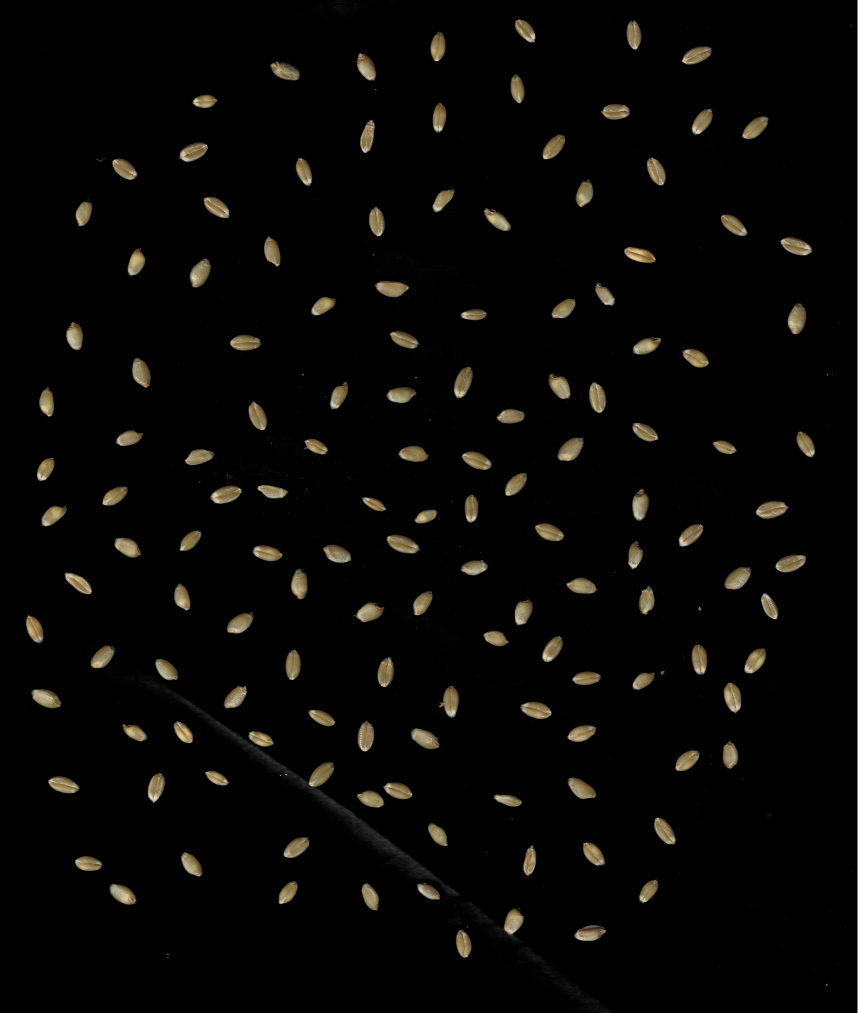
#> input picture Automatic Approval/CNCC/Image/Winter wheat 1.jpg, 4287 x 5064 px, found by its file name (shown at 1/5 size); its folder holds only this picture in this run
$ python 'Image approval.py'
#> lines starting #> are read from the running program, lines starting #| are printed output that depends on the picture; after the words box and inside, x2 and y2 are one past the last pixel; in counts of white or black regions, pixels touching at a corner belong together
import pandas as pd
import os
import cv2
from skimage.filters import median
from scipy.ndimage import gaussian_filter


columns = ["Image N", "Ble dur", "Avoine", "Orge", "Triticale", "Ble tendre", "Total"]
df = pd.DataFrame(columns=columns)
files = os.listdir("image")
print(files)
for i, file in enumerate(files):
    filepath = os.path.join("image", file)
    print(filepath)
    image = cv2.imread(filepath)
#> image is the input picture: shape (5064, 4287, 3); mean B, G, R 5.1, 6.9, 7.7
    # Convert the image to grayscale
    gray = cv2.cvtColor(image, cv2.COLOR_BGR2GRAY)
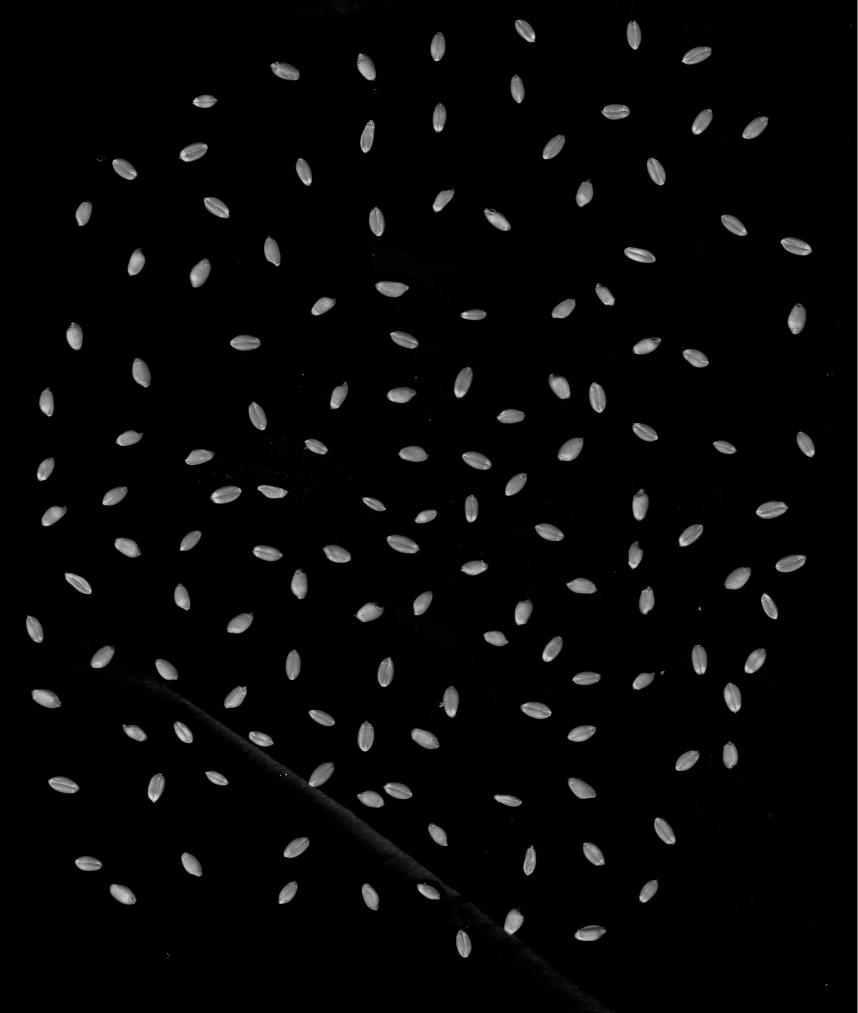
#> gray: shape (5064, 4287) (shown at 1/5 size); min 0, max 255, mean 6.9

    filtered_image_median = median(gray, behavior='adaptive', mode='reflect')

    # Apply adaptive Gaussian filter
    filtered_image_guassian = gaussian_filter(filtered_image_median, sigma=3)

    # Apply Otsu's method to automatically determine the threshold value
    thresh_val, thresh_img = cv2.threshold(filtered_image_guassian, 0, 255, cv2.THRESH_BINARY + cv2.THRESH_OTSU)
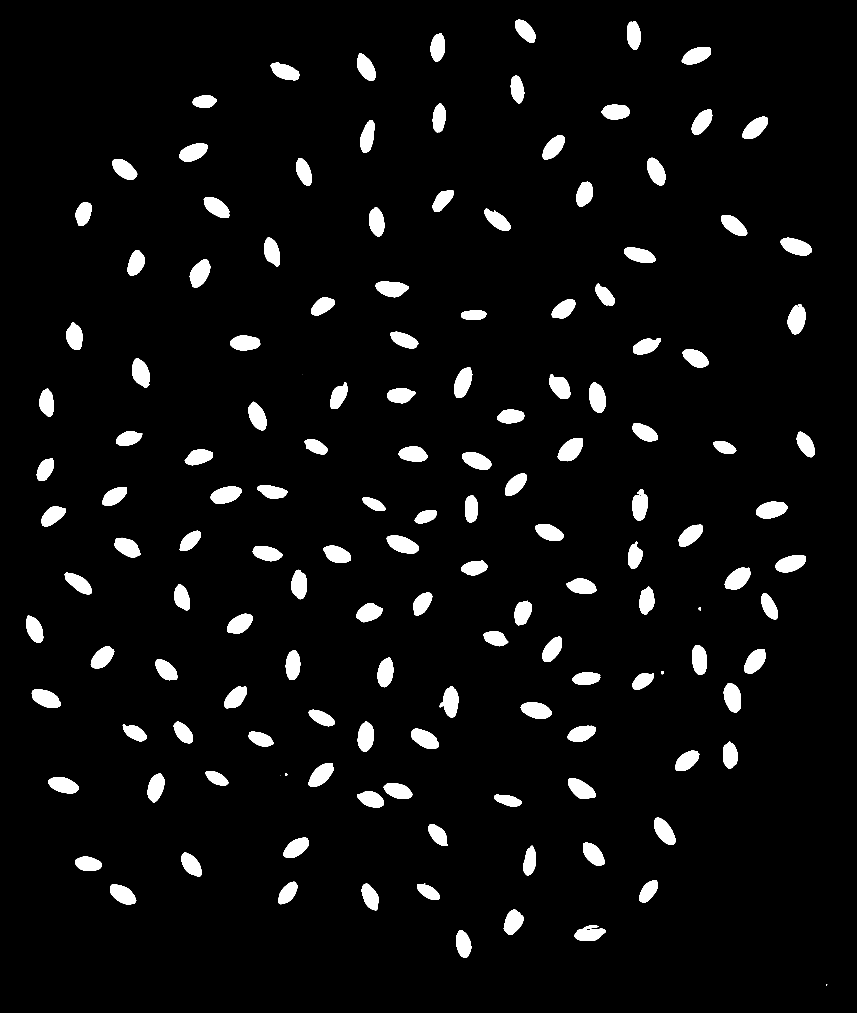
#> thresh_img: shape (5064, 4287) (shown at 1/5 size); 5% white; 147 white regions (3 under 20 px), largest, box (x1, y1, x2, y2) and area: (2789, 2191, 2915, 2306) 9901, (3780, 2509, 3940, 2593) 9848, (1934, 2677, 2095, 2767) 9785
#> thresh_val = 61

    # Use the optimal threshold for Canny edge detection
    edges = cv2.Canny(filtered_image_guassian, threshold1=0.5 * thresh_val, threshold2=thresh_val)
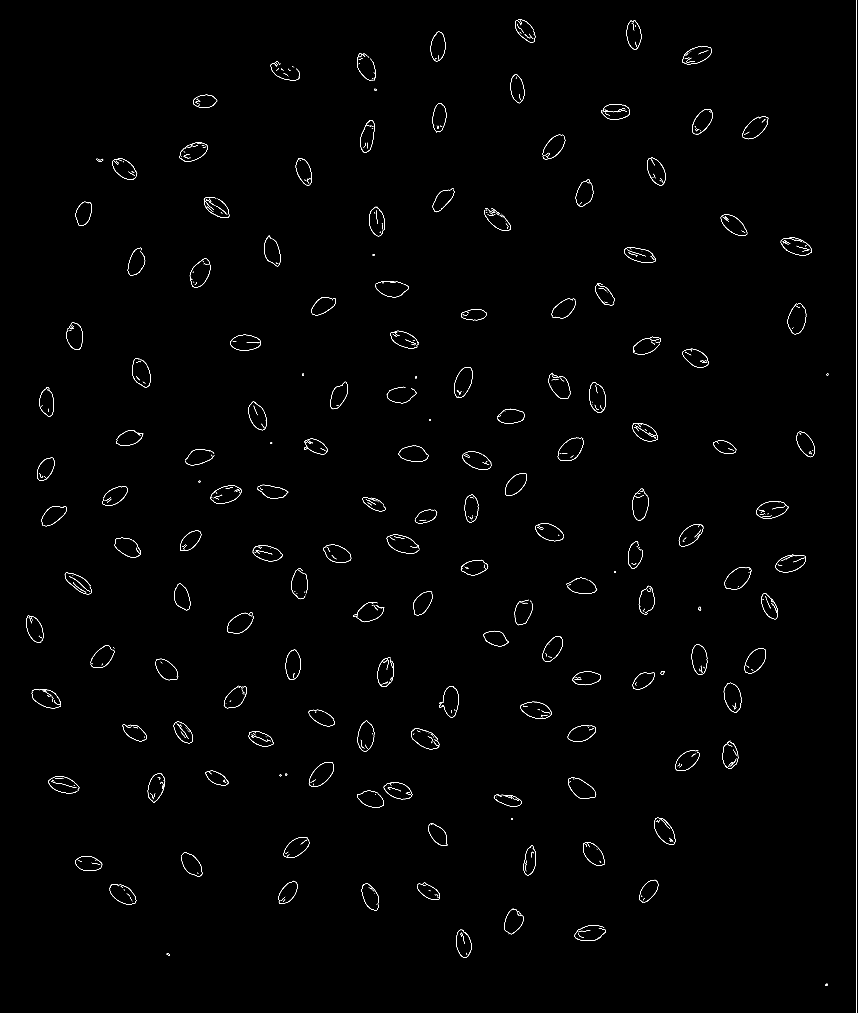
#> edges: shape (5064, 4287) (shown at 1/5 size); 0.33% white in thin lines or dots

    combined = cv2.bitwise_or(thresh_img, edges)
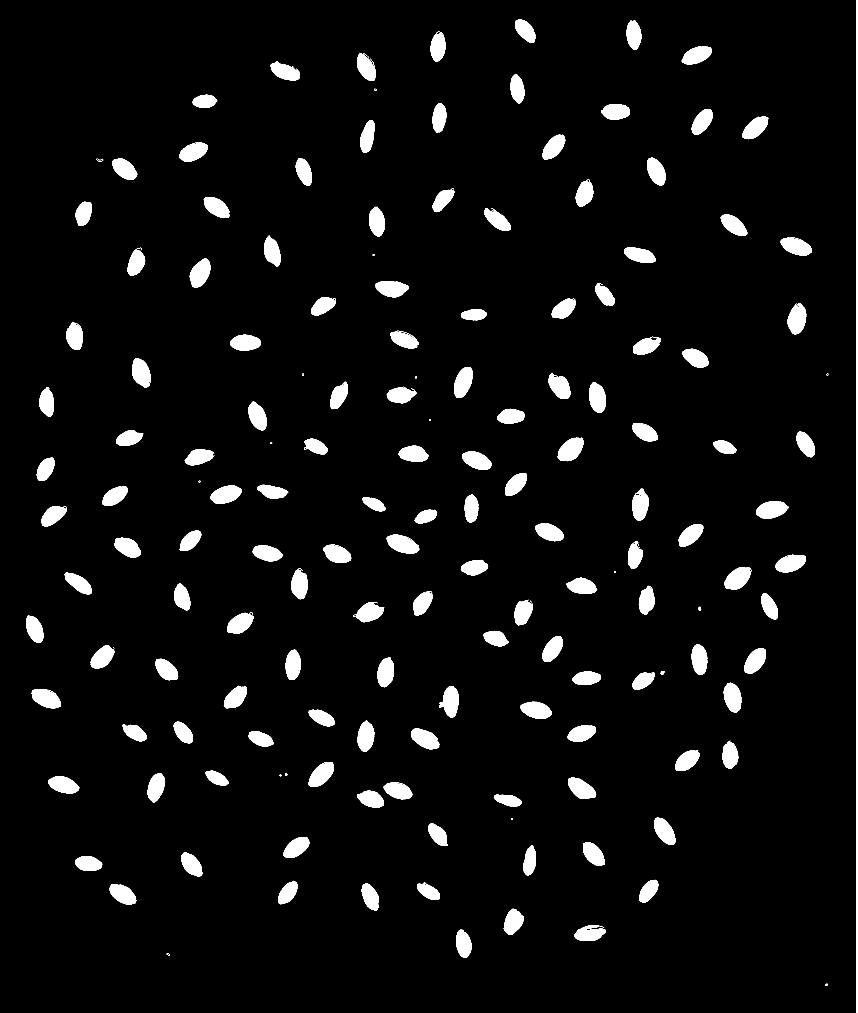
#> combined: shape (5064, 4287) (shown at 1/5 size); 5.2% white; 363 white regions (170 under 20 px)

    # Find contours in the binary image
    contours, hierarchy = cv2.findContours(combined, cv2.RETR_EXTERNAL, cv2.CHAIN_APPROX_SIMPLE)
#> contours = 360 contours, 211 with area under 20; largest, box (x1, y1, x2, y2) and area: (2788, 2188, 2917, 2306) 9955, (3780, 2505, 3943, 2594) 9942, (1052, 2427, 1208, 2519) 9862, (2270, 1835, 2364, 1990) 9856, (949, 1293, 1054, 1437) 9784

    total_number = 0
    # Filter out small contours and draw the remaining contours on the original image

    crop_image = []
    for contour in contours:
        if cv2.contourArea(contour) > 2000:
            total_number += 1
            # Minimum area threshold
            # Get the bounding box coordinates
            x, y, w, h = cv2.boundingRect(contour)
            print("Area =", cv2.contourArea(contour), "x =", x, "y =", y, "w =", w, "h =", h)

            crop_img = image[y:(y + h), x:(x + w)]
            # Get the original height and width of the image
            height, width = crop_img.shape[:2]

            # Set the desired output size
            # output_size = 350
            output_size = 630  # CNCC dataset
            # Calculate the amount of padding needed on each side
            h_pad = max(0, (output_size - height) // 2)
            w_pad = max(0, (output_size - width) // 2)

            # Add the padding using copyMakeBorder() function
            output_img = cv2.copyMakeBorder(crop_img, h_pad, h_pad, w_pad, w_pad, cv2.BORDER_CONSTANT,
                                            value=(0, 0,
                                                   0))

            # crop image
            crop_image.append(output_img)
#> this loop made 360 passes
#> (x, y, w, h, height, width, h_pad, w_pad) on passes 3, 5, 10, 17, 19, 20, 22, 23, 24, 26, 27, 28: (2280, 4648, 78, 140, 140, 78, 245, 276), (2871, 4625, 158, 80, 80, 158, 275, 236), (2519, 4549, 99, 126, 126, 99, 252, 265), (548, 4420, 134, 103, 103, 134, 263, 248), (1808, 4417, 87, 135, 135, 87, 247, 271), (2085, 4413, 115, 85, 85, 115, 272, 257), (1393, 4404, 95, 117, 117, 95, 256, 267), (3196, 4399, 95, 115, 115, 95, 257, 267), (375, 4281, 137, 74, 74, 137, 278, 246), (906, 4261, 106, 122, 122, 106, 254, 262), (2616, 4227, 64, 150, 150, 64, 240, 283), (2915, 4213, 109, 115, 115, 109, 257, 260)
#> contour on passes 6, 7, 8, 9, 12, 15: [[2598, 4560]], [[2596, 4558]], [[2590, 4557], [2594, 4557]], [[2551, 4554]], [[2563, 4547], [2565, 4547]], [[2086, 4423]]
#| Area = 7765.5 x = 2280 y = 4648 w = 78 h = 140
#| Area = 7942.5 x = 2871 y = 4625 w = 158 h = 80
#| Area = 8355.5 x = 2519 y = 4549 w = 99 h = 126
#| Area = 8790.5 x = 548 y = 4420 w = 134 h = 103
#| Area = 7712.5 x = 1808 y = 4417 w = 87 h = 135
#| Area = 5382.0 x = 2085 y = 4413 w = 115 h = 85
#| Area = 6794.5 x = 1393 y = 4404 w = 95 h = 117
#| Area = 6787.5 x = 3196 y = 4399 w = 95 h = 115
#> (further printed lines are left out)
#> pass 3, `crop_img = image[y:(y + h), x:(x + w)]`:
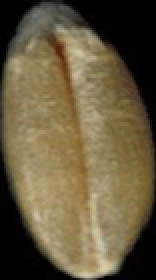
#> crop_img: shape (140, 78, 3) (shown 2 times larger); mean B, G, R 62.6, 90, 102.7
#> pass 3, `output_img = cv2.copyMakeBorder(crop_img, h_pad, h_pad, w_pad, w_pad, ..`:
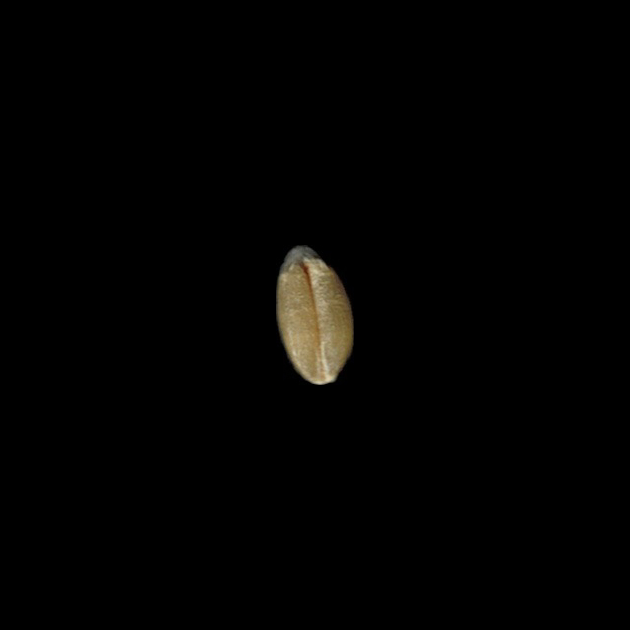
#> output_img: shape (630, 630, 3); mean B, G, R 1.7, 2.5, 2.8
#> after the loop:
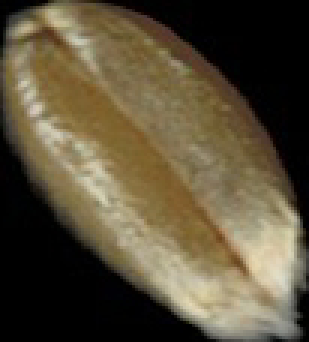
#> crop_img: shape (114, 103, 3) (shown 3 times larger); mean B, G, R 57.7, 79.9, 90.3
#> after the loop, crop_image = 139 items; total_number = 139
